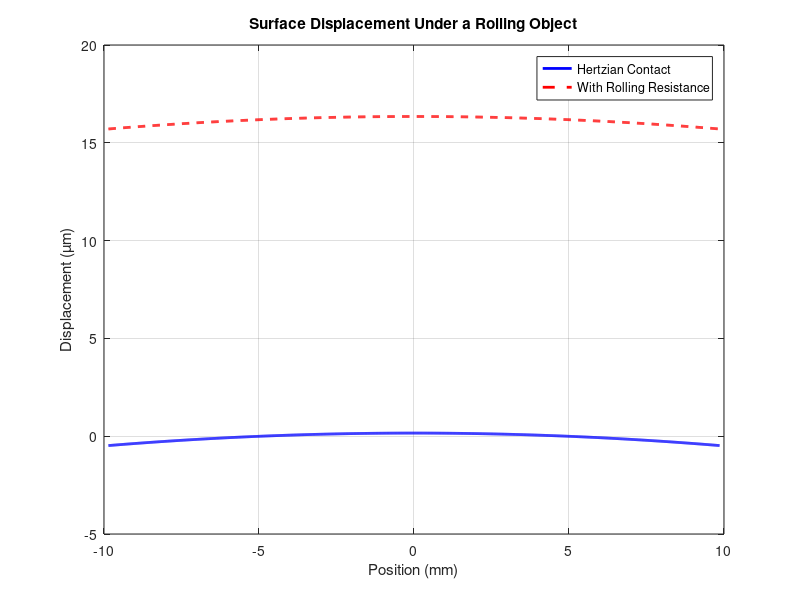

Write the MATLAB code that produced this figure.
clear; clc; close all;

% Material and Roller Properties
E  = 5e6;      % Young's Modulus (Pa)
nu = 0.45;     % Poisson’s Ratio
E_star = E / (1 - nu^2); % Effective modulus

R = 1;      % Roller radius (m)
F_n = 1;       % Normal force (N)
mu_ro = 0.5;  % Rolling friction coefficient
lambda_ro = 1; % Rolling resistance length scale (m)

% Hertzian Contact Parameters
delta = (F_n^(2/3)) / (E_star * R^(1/3));  % Indentation depth
a = ((3 * F_n * R) / (4 * E_star))^(1/3);  % Contact half-width

% Define Surface Positions
x = linspace(-2*a, 2*a, 1000);

% Compute Hertzian Displacement
u_hertz = delta * (1 - (x.^2 / a^2));

% Compute Rolling Resistance Contribution (Corrected)
u_roll = (mu_ro * lambda_ro * F_n) / (E_star * a);

% Total Displacement
u_total = u_hertz + u_roll;

% Plot Results
figure;
plot(x * 1e3, u_hertz * 1e6, 'b-', 'LineWidth', 2); hold on;
plot(x * 1e3, u_total * 1e6, 'r--', 'LineWidth', 2);
legend('Hertzian Contact', 'With Rolling Resistance');
xlabel('Position (mm)');
ylabel('Displacement (µm)');
title('Surface Displacement Under a Rolling Object');
grid on;
